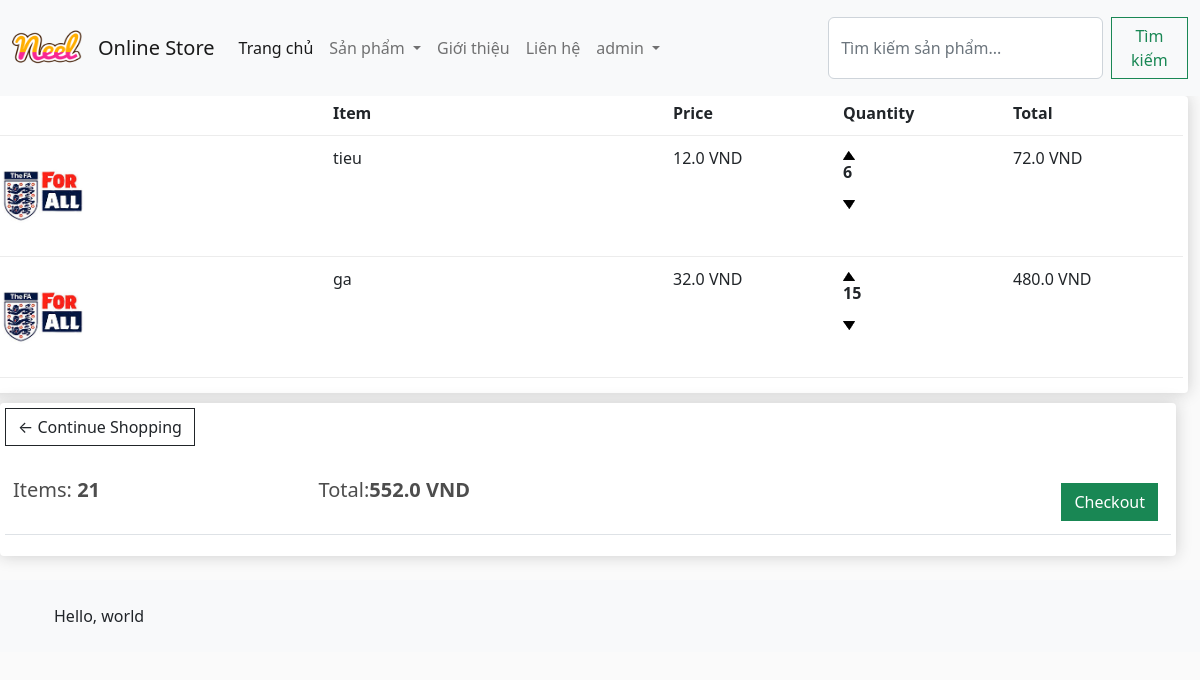
/cart/ (signed in), run on an earlier commit of the app's database.
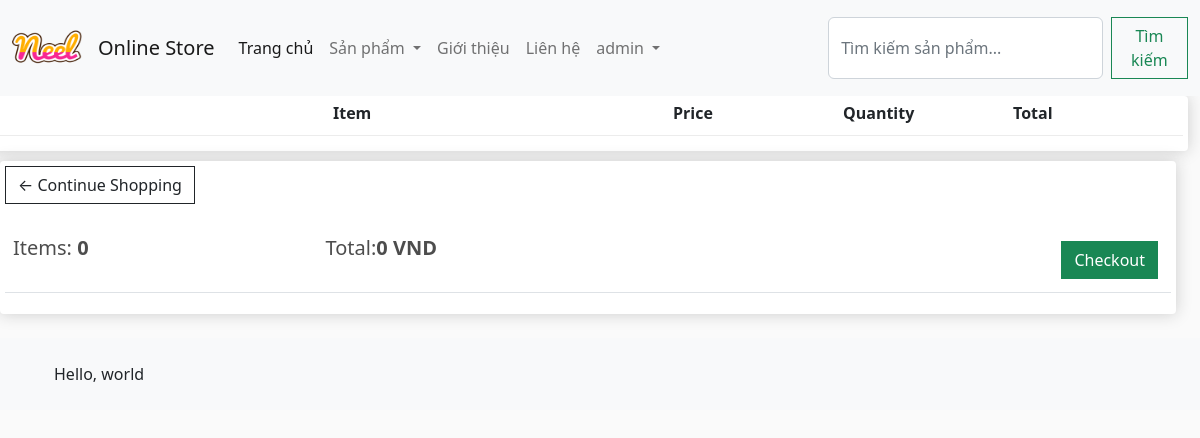
And on a later commit of the database.
### app/models.py (models this page shows, shortened)
class OrderItem(models.Model):
    product = models.ForeignKey(Product, on_delete=models.PROTECT)
    order = models.ForeignKey(Order, on_delete=models.SET_NULL, blank=True, null=True)
    quantity = models.IntegerField(default=0, null=True, blank=True)
    date_added = models.DateTimeField(auto_now_add=True)
    @property
    def get_total(self):
        total = self.product.price * self.quantity
        return total

class Product(models.Model):
    category = models.ManyToManyField(Category, related_name="product")
    name = models.CharField(max_length=200, null=True)
    price = models.FloatField()
    digital = models.BooleanField(default=False, null=True, blank=False)
    image = models.ImageField(null=True, blank=True)  # Ensure this is present
    @property
    def ImageURL(self):
        try:
            url = self.image.url
        except:
            url = ""
        return url

class Order(models.Model):
    customer = models.ForeignKey(User, on_delete=models.SET_NULL, blank=True, null=True)
    date_order = models.DateTimeField(auto_now_add=True)
    complete = models.BooleanField(default=False, null=True, blank=False)
    transaction_id = models.CharField(max_length=200, null=True)
    @property
    def get_cart_items(self):
        orderitems = self.orderitem_set.all()
        total = sum([item.quantity for item in orderitems])
        return total
    @property
    def get_cart_total(self):
        orderitems = self.orderitem_set.all()
        total = sum([item.get_total for item in orderitems])
        return total

### app/views.py (the view)
# urls.py: path("cart/", views.cart, name="cart"),
def cart(request):
    if request.user.is_authenticated:
        customer = request.user
        order = Order.objects.filter(customer=customer, complete=False).first()
        if order:
            items = order.orderitem_set.all()
        else:
            items = []
            order = {"get_cart_total": 0, "get_cart_items": 0}
    else:
        items = []
        order = {
            "get_cart_total": 0,
            "get_cart_items": 0,
        }
    categories = Category.objects.filter(is_sub=False)
    content = {"items": items, "order": order, "categories": categories}
    return render(request, "app/cart.html", content)

### app/templates/app/cart.html
{% extends 'app/base.html' %}
{% load static %}
{% block cart_content %}
<div class="row" style="width: 100%;">
        <br>
        <div class="box-element">
            <div class="cart-row">
                <div style="flex:2"></div>
                <div style="flex:2"><strong>Item</strong></div>
                <div style="flex:1"><strong>Price</strong></div>
                <div style="flex:1"><strong>Quantity</strong></div>
                <div style="flex:1"><strong>Total</strong></div>
            </div>
            {% for item in items %}
            <div class="cart-row">
                <div style="flex:2">
                    <img class="row-image" src="{{ item.product.ImageURL }}">
                </div>
                <div style="flex:2">
                    <p>{{ item.product.name }}</p>
                </div>
                <div style="flex:1">
                    <p>{{ item.product.price }} VND</p>
                </div>
                <div style="flex:1">
                    <div class="quantity">
                        <img data-product ={{item.product.id}} class="chg-quantity update-cart" data-action="add" src="{% static 'app/images/arrow-up.png' %}" alt="Increase Quantity" style="cursor: pointer;">
                        <p class="quantity-value">{{ item.quantity }}</p>
                        <img data-product ={{item.product.id}} class="chg-quantity update-cart" data-action="remove" src="{% static 'app/images/arrow-down.png' %}" alt="Decrease Quantity" style="cursor: pointer;">
                    </div>
                </div>
                <div style="flex:1">
                    <p>{{ item.get_total }} VND</p>
                </div>
            </div>
            {% endfor %}
        </div>
        <div class="col-lg-12">
            <div class="box-element">
                <a class="btn btn-outline-dark" href="{% url 'home' %}">&#x2190; Continue Shopping</a>
                <br>
                <br>
                <table class="table">
                    <tr>
                        <th>
                            <h5>Items: <strong>{{ order.get_cart_items }}</strong></h5>
                        </th>
                        <th>
                            <h5>Total:<strong>{{ order.get_cart_total }} VND</strong></h5>
                        </th>
                        <th>
                            <a style="float:right; margin:5px;" class="btn btn-success" href="{% url 'checkout' %}">Checkout</a>
                        </th>
                    </tr>
                </table>
            </div>
    </div>
</div>
{% endblock cart_content %}

What changed in the data, as far as the page shows it:
no longer on this page (row unchanged): OrderItem: product.ImageURL (picture), product.name "tieu", product.price "12.0", quantity "6", get_total "72.0"
no longer on this page (row unchanged): OrderItem: product.ImageURL (picture), product.name "ga", product.price "32.0", quantity "15", get_total "480.0"
no longer on this page (row edited): Order: get_cart_items "21", get_cart_total "552.0"
Also different on the page:
{{ order.get_cart_items }}: (not shown) → "0"
{{ order.get_cart_total }}: (not shown) → "0"
